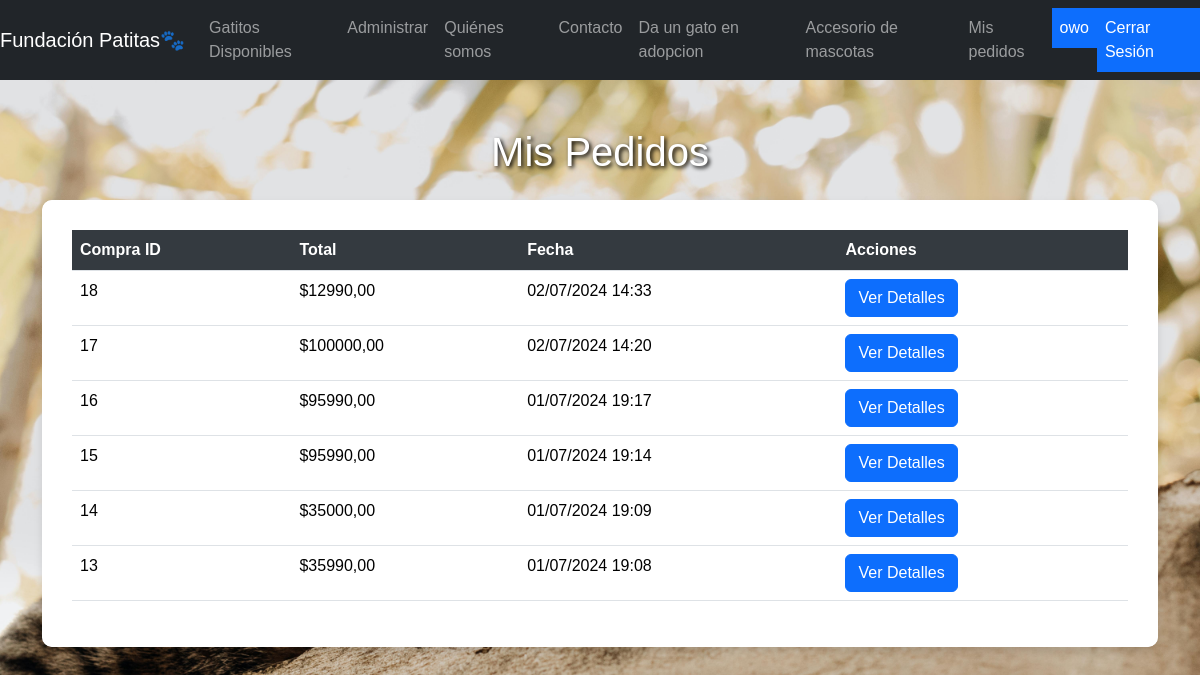
The page /ver_pedidos/ (signed in) on the database as committed earlier.
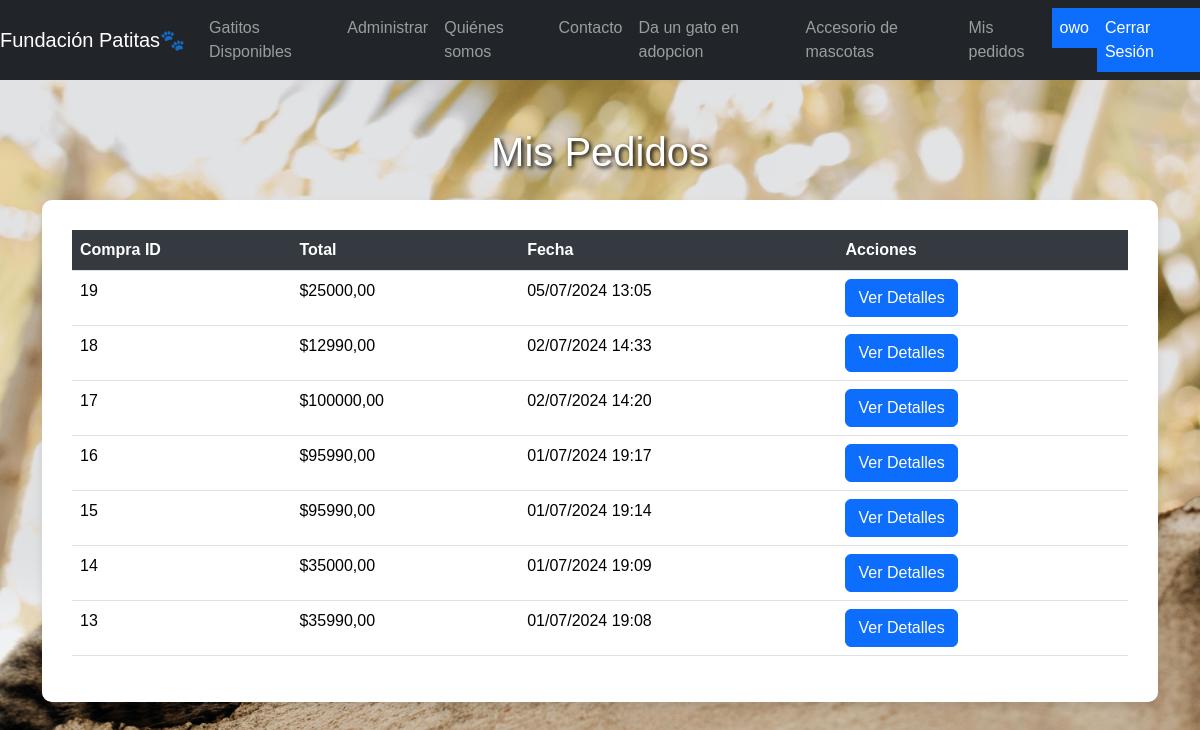
The same page on the database as committed later.
### aplicacion/models.py (models this page shows, shortened)
class Compra(models.Model):
    user = models.ForeignKey(User, on_delete=models.CASCADE)
    total = models.DecimalField(max_digits=10, decimal_places=2)
    created_at = models.DateTimeField(auto_now_add=True)

### aplicacion/views.py (the view)
# urls.py: path('ver_pedidos/', views.ver_pedidos, name='ver_pedidos'),
@login_required
def ver_pedidos(request):
    compras = Compra.objects.filter(user=request.user).order_by('-created_at')
    for compra in compras:
        for item in compra.items.all():
            try:
                producto = Producto.objects.get(nombre=item.producto_name)
                item.producto_imagen = producto.imagen.url
            except Producto.DoesNotExist:
                item.producto_imagen = None
    return render(request, 'aplicacion/ver_pedidos.html', {'compras': compras})

### aplicacion/templates/aplicacion/ver_pedidos.html (shortened to what this page needs)
{% load static %}
<!DOCTYPE html>
<html lang="en">
<head>
    <link href="https://cdn.jsdelivr.net/npm/bootstrap@5.3.3/dist/css/bootstrap.min.css" rel="stylesheet">
</head>
<body>
    <nav class="navbar navbar-expand-lg navbar-dark bg-dark">
        <a class="navbar-brand" href="{% url 'menu' %}">Fundación Patitas&#128062;</a>
        <div class="collapse navbar-collapse" id="navbarNav">
            <ul class="navbar-nav ml-auto">
                <li class="nav-item">
                    <a id="bottom" class="nav-link" href="{% url 'menu' %}">Gatitos Disponibles</a>
                </li>
                {% if perms.aplicacion.add_permission %}
                <li class="nav-item">
                    <a class="nav-link" href="{% url "adPedidos" %}">Administrar</a>
                </li>
                {% endif %}
                <li class="nav-item">
                    <a class="nav-link" href="{% url 'cuarto' %}">Quiénes somos</a>
                </li>
                <li class="nav-item">
                    <a class="nav-link" href="{% url 'tercero' %}">Contacto</a>
                </li>
                <li class="nav-item">
                    <a class="nav-link" href="{% url 'formulario' %}">Da un gato en adopcion</a>
                </li>
                <li class="nav-item">
                    <a class="nav-link" href="{% url 'carro' %}">Accesorio de mascotas</a>
                </li>
                <li class="nav-item">
                    <a class="nav-link" href="{% url 'ver_pedidos' %}">Mis pedidos</a>
                </li>
                {% if user.is_authenticated %}
                <li class="nav-item">
                    <a class="nav-link text-bg-primary" href="">{{user.username}}</a>
                </li>
                <li class="nav-item">
                    <a class="nav-link text-bg-primary" href="{% url 'salir' %}">Cerrar Sesión</a>
                </li>
                {% else %}
                <li class="nav-item">
                    <a class="nav-link text-bg-primary" href="{% url 'login' %}">Iniciar Sesión</a>
                </li>
                {% endif %}
            </ul>
        </div>
</nav>
    <div class="container mt-5">
        <h1 class="mb-4">Mis Pedidos</h1>
        <div class="card">
            <div class="card-body">
                {% if compras %}
                    <table class="table table-hover">
                        <thead>
                            <tr>
                                <th>Compra ID</th>
                                <th>Total</th>
                                <th>Fecha</th>
                                <th>Acciones</th>
                            </tr>
                        </thead>
                        <tbody>
                            {% for compra in compras %}
                                <tr data-bs-toggle="collapse" data-bs-target="#detalles{{ forloop.counter }}" aria-expanded="false" aria-controls="detalles{{ forloop.counter }}">
                                    <td>{{ compra.id }}</td>
                                    <td>${{ compra.total }}</td>
                                    <td>{{ compra.created_at|date:"d/m/Y H:i" }}</td>
                                    <td><button class="btn btn-primary" type="button">Ver Detalles</button></td>
                                </tr>
                            {% endfor %}
                        </tbody>
                    </table>
                {% else %}
                    <p class="alert alert-warning">No tienes pedidos.</p>
                {% endif %}
            </div>
        </div>
    </div>
</body>
</html>

Rows that differ between the two databases and show on the page:
added Compra: id "19", total "25000,00", created_at "05/07/2024 13:05"
